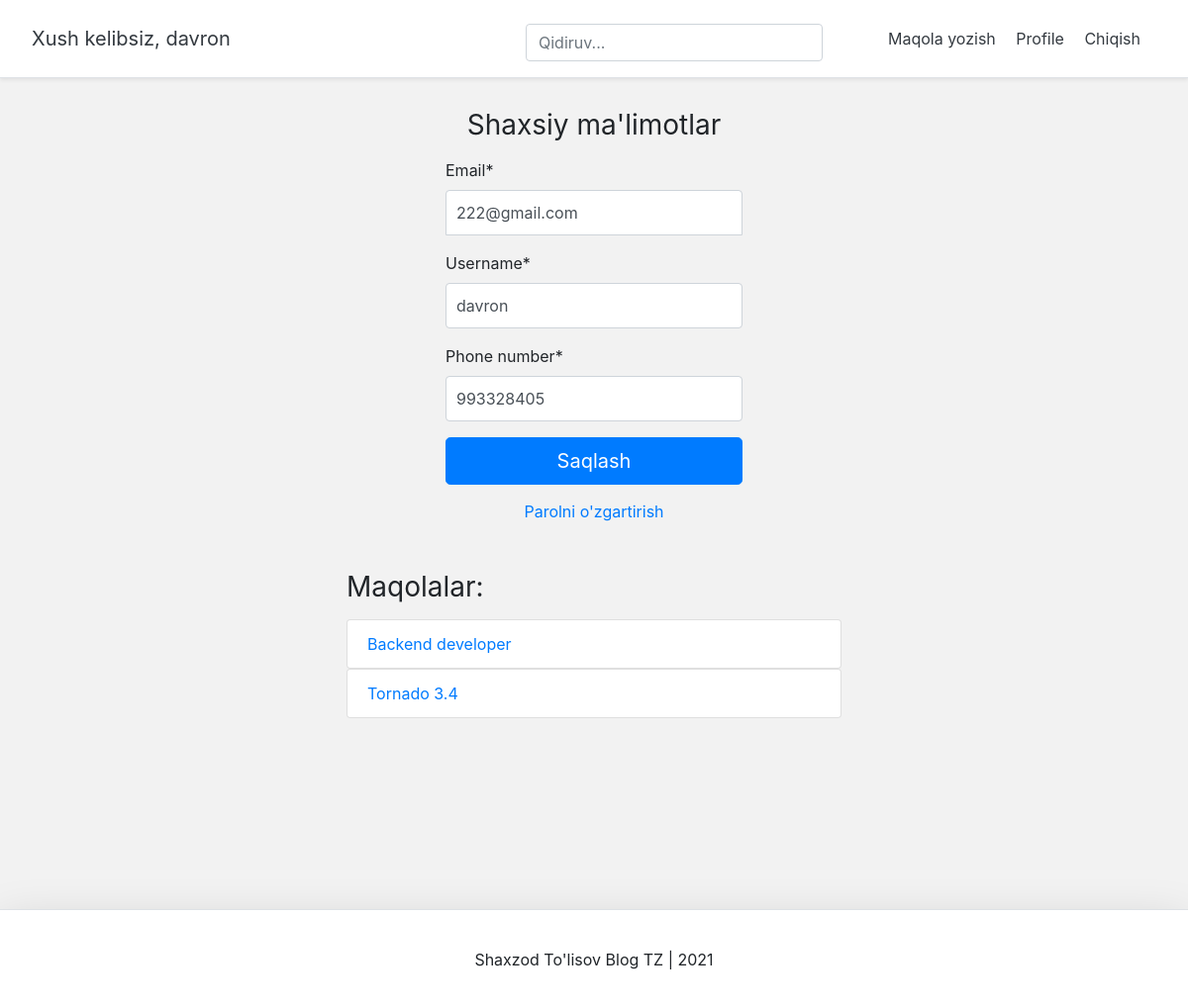
/account/ (signed in), run on the app's committed database.
### account/models.py (models this page shows, shortened)
class Account(AbstractBaseUser):
	email 					= models.EmailField(verbose_name="email", max_length=60, unique=True)
	username 				= models.CharField(max_length=30, unique=True)
	date_joined				= models.DateTimeField(verbose_name='date joined', auto_now_add=True)
	last_login				= models.DateTimeField(verbose_name='last login', auto_now=True)
	is_admin				= models.BooleanField(default=False)
	is_active				= models.BooleanField(default=True)
	is_staff				= models.BooleanField(default=False)
	is_superuser			= models.BooleanField(default=False)
	phone_number			= models.CharField(max_length=25,default='993328405')
	territory				= models.ForeignKey(Territory,on_delete=models.CASCADE,default=get_territory)
	USERNAME_FIELD = 'email'
	REQUIRED_FIELDS = ['username']
	objects = MyAccountManager()

### blog/models.py (models this page shows)
class BlogPost(models.Model):
	title 					= models.CharField(max_length=50, null=False, blank=False)
	body 					= models.TextField(max_length=5000, null=False, blank=False)
	image		 			= models.ImageField(upload_to=upload_location, null=True, blank=True)
	category                = models.ForeignKey(Category,on_delete=models.CASCADE,default=get_default_category)
	territory				= models.ForeignKey(Territory,on_delete=models.CASCADE,default=get_territory)
	date_published 			= models.DateTimeField(auto_now_add=True, verbose_name="date published")
	date_updated 			= models.DateTimeField(auto_now=True, verbose_name="date updated")
	author 					= models.ForeignKey(settings.AUTH_USER_MODEL, on_delete=models.CASCADE)
	slug 					= models.SlugField(blank=True, unique=True)
	def __str__(self):
		return self.title

### account/views.py (the view)
# urls.py: path('account/', account_view, name="account"),
def account_view(request):
	if not request.user.is_authenticated:
			return redirect("login")
	context = {}
	if request.POST:
		form = AccountUpdateForm(request.POST, instance=request.user)
		if form.is_valid():
			form.initial = {
					"email": request.POST['email'],
					"username": request.POST['username'],
			}
			form.save()
			context['success_message'] = "Muvafaqiyatli o'zgartrildi"
	else:
		form = AccountUpdateForm(
			initial={
					"email": request.user.email,
					"username": request.user.username,
				}
			)
	context['account_form'] = form
	blog_posts = BlogPost.objects.filter(author=request.user)
	context['blog_posts'] = blog_posts
	return render(request, "account/account.html", context)

### account/forms.py (shortened to what this page needs)
class AccountUpdateForm(forms.ModelForm):
	class Meta:
		model = Account
		fields = ('email', 'username','phone_number',)

### account/models.py (called while the page is built)
def get_territory():
	return Territory.objects.first()

### account/templates/account/account.html (shortened to what this page needs)
{% extends 'base.html' %}
{% load crispy_forms_tags %}
{% block content %}
<form class="form-signin" method="post">{% csrf_token %}
  <h1 class="h3 mb-3 font-weight-normal">Shaxsiy ma'limotlar</h1>
  {{account_form|crispy}}
  <button class="btn btn-lg btn-primary btn-block" type="submit">Saqlash</button>
</form>
<div class="d-flex flex-column">
  <a class="m-auto" href="{% url 'password_change' %}">Parolni o'zgartirish</a>
</div>
<div class="container mt-4 p-4">
  <div class="row">
    <div class="blog-posts">
      <h3 class="mb-3 font-weight-normal">Maqolalar:</h3>
      {% if blog_posts %}
        <ul class="list-group">
        {% for post in blog_posts %}
          <a href="{% url 'blog:detail' post.slug %}" style="text-decoration: none;"><li class="list-group-item">{{post}}</li></a>
        {% endfor %}
        </ul>
      {% else %}
        <p>Siz hali maqola yozmagansiz. Maqola yozish uchun bosing <a href="{% url 'blog:create' %}">here</a>.</p>
      {% endif %}
    </div>
  </div>
</div>
{% endblock content %}

### templates/snippets/header.html (shortened to what this page needs)
<div class="d-flex flex-column flex-md-row align-items-center p-3 px-md-4 mb-3 bg-white border-bottom shadow-sm">
  <h5 class="my-0 mr-md-auto font-weight-normal">
  	{% if request.user.is_authenticated %}
  		  <a class="p-2 text-dark" href="{% url 'home' %}">Xush kelibsiz, {{request.user.username}}</a>
	{% endif %}
  </h5>
  <div class="search-bar mt-sm-2 mr-2">
  	<form method="get">
  		<input class="form-control" style="width: 300px;margin-left: 150px;"  type="text" name="q" id="id_q" placeholder="Qidiruv...">
  	</form>
  </div>
  <nav class="my-2 my-md-0 mr-md-3">
  	{% if request.user.is_authenticated %}
	  	<a class="p-2 text-dark" href="{% url 'blog:create' %}">Maqola yozish</a>
	    <a class="p-2 text-dark" href="{% url 'account' %}">Profile</a>
	    <a class="p-2 text-dark" href="{% url 'logout' %}">Chiqish</a>
	{% else %}
	    <a class="p-2 text-dark" href="{% url 'login' %}">Kirish</a>
	    <a class="btn btn-outline-primary" href="{% url 'register' %}">Register</a>
	{% endif %}
  </nav>
</div>

### templates/snippets/base_css.html (style rules this page uses)
body { background-color: #f2f2f2; }

### templates/snippets/header.html (style rules this page uses)
@media (min-width: 768px) { html { font-size: 16px; } }
.search-bar { max-width: 500px; width: 100%; }
form { width: 100%; }

### account/templates/account/account.html (style rules this page uses)
.form-signin { width: 100%; max-width: 330px; padding: 15px; margin: auto; }
.form-signin .form-control { position: relative; box-sizing: border-box; height: auto; padding: 10px; font-size: 16px; }
.form-signin input[type="email"] { margin-bottom: 10px; border-bottom-right-radius: 0; border-bottom-left-radius: 0; }
.h3 { text-align: center; }
.blog-posts { max-width: 500px; width: 100%; margin: auto; }

### data on the page
Account: user.username "davron", email "222@gmail.com", username "davron", phone_number "993328405"
BlogPost: title "Backend developer"
BlogPost: title "Tornado 3.4"
